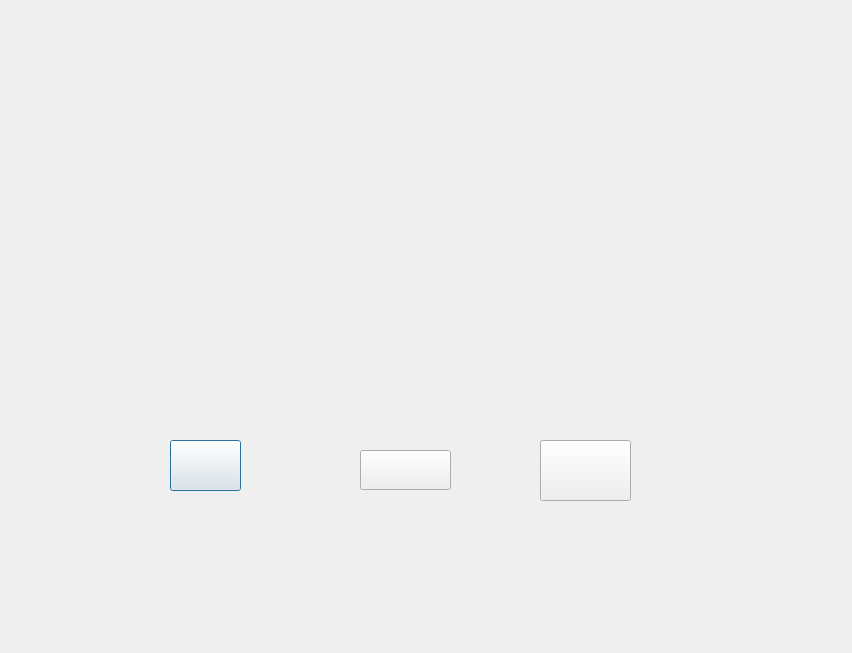
<?xml version="1.0" encoding="UTF-8"?>
<ui version="4.0">
 <class>Result2_2Dialog</class>
 <widget class="QDialog" name="Result2_2Dialog">
  <property name="geometry">
   <rect>
    <x>0</x>
    <y>0</y>
    <width>852</width>
    <height>653</height>
   </rect>
  </property>
  <property name="windowTitle">
   <string>胜利</string>
  </property>
  <property name="styleSheet">
   <string notr="true">border-image: url(:/images/l_2_2.png);</string>
  </property>
  <widget class="QPushButton" name="difficultyUpBtn">
   <property name="geometry">
    <rect>
     <x>170</x>
     <y>440</y>
     <width>71</width>
     <height>51</height>
    </rect>
   </property>
   <property name="styleSheet">
    <string notr="true">border-image: url(:/images/next_level_button.png);</string>
   </property>
   <property name="text">
    <string/>
   </property>
  </widget>
  <widget class="QPushButton" name="nextLevelBtn">
   <property name="geometry">
    <rect>
     <x>360</x>
     <y>450</y>
     <width>91</width>
     <height>40</height>
    </rect>
   </property>
   <property name="styleSheet">
    <string notr="true">border-image: url(:/images/next_cart_button.png);</string>
   </property>
   <property name="text">
    <string/>
   </property>
  </widget>
  <widget class="QPushButton" name="backToMenuBtn">
   <property name="geometry">
    <rect>
     <x>540</x>
     <y>440</y>
     <width>91</width>
     <height>61</height>
    </rect>
   </property>
   <property name="styleSheet">
    <string notr="true">border-image: url(:/images/main_window.png);</string>
   </property>
   <property name="text">
    <string/>
   </property>
  </widget>
 </widget>
 <resources/>
 <connections/>
</ui>
